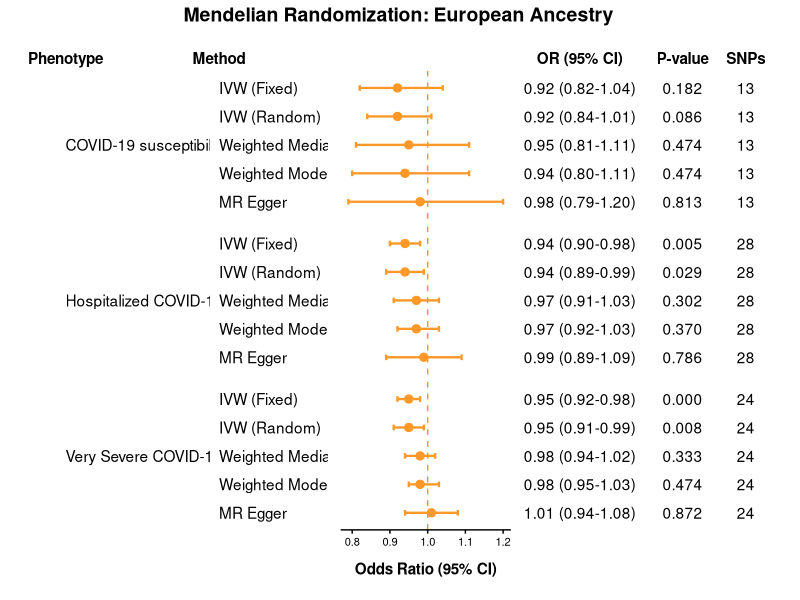

Reproduce this figure in R. (Note: this script raises an error after producing the figure.)
# Forest plot for the Figures

library(ggplot2)
library(dplyr)
library(patchwork)

# 1. Prepare European Data with Refined Names and Ordering
data_euro <- data.frame(
  Phenotype = factor(rep(c("COVID-19 susceptibility", "Hospitalized COVID-19", "Very Severe COVID-19"), each = 5),
                     levels = c("COVID-19 susceptibility", "Hospitalized COVID-19", "Very Severe COVID-19")),
  
  Method = factor(rep(c("MR Egger", "Weighted Median", "IVW (Fixed)", "IVW (Random)", "Weighted Mode"), 3),
                  levels = rev(c("IVW (Fixed)", "IVW (Random)", "Weighted Median", "Weighted Mode", "MR Egger"))),
  
  OR = c(
    # Infection
    0.98, 0.95, 0.92, 0.92, 0.94,
    # Hospitalized
    0.99, 0.97, 0.94, 0.94, 0.97,
    # Very Severe
    1.01, 0.98, 0.95, 0.95, 0.98
  ),
  
  CI_lower = c(
    # Infection
    0.79, 0.81, 0.82, 0.84, 0.80,
    # Hospitalized
    0.89, 0.91, 0.90, 0.89, 0.92,
    # Very Severe
    0.94, 0.94, 0.92, 0.91, 0.95
  ),
  
  CI_upper = c(
    # Infection
    1.20, 1.11, 1.04, 1.01, 1.11,
    # Hospitalized
    1.09, 1.03, 0.98, 0.99, 1.03,
    # Very Severe
    1.08, 1.02, 0.98, 0.99, 1.03
  ),
  
  p_val = c(
    # Infection
    0.813, 0.474, 0.182, 0.086, 0.474,
    # Hospitalized
    0.786, 0.302, 0.005, 0.029, 0.370,
    # Very Severe
    0.872, 0.333, 0.00047, 0.008, 0.474
  ),
  
  SNPs = c(rep(13, 5), rep(28, 5), rep(24, 5))
)

table_data <- data_euro %>%
  mutate(
    OR_CI = sprintf("%.2f (%.2f-%.2f)", OR, CI_lower, CI_upper),
    P = sprintf("%.3f", p_val)
  )

# Calculate midpoint for centered Phenotype labels
pheno_labels <- table_data %>%
  group_by(Phenotype) %>%
  summarize(MidPoint = levels(Method)[3]) 

shared_theme <- theme_minimal() +
  theme(
    text = element_text(color = "black", face = "plain"),
    axis.text = element_text(color = "black", face = "plain"),
    panel.grid = element_blank(),
    strip.text = element_blank(),
    plot.margin = margin(t = 10, r = 2, b = 10, l = 2)
  )

# 2. Column 1: Phenotype (Moved x to 0.25, Left Aligned)
p_pheno <- ggplot(table_data, aes(y = Method)) +
  geom_text(data = pheno_labels, aes(y = MidPoint, x = 0.25, label = Phenotype), hjust = 0) +
  facet_grid(Phenotype ~ ., scales = "free_y", space = "free_y") +
  scale_x_continuous(limits = c(0, 1), breaks = 0.25, labels = "Phenotype", position = "top") +
  labs(x = NULL, y = NULL) +
  shared_theme +
  theme(axis.text.x = element_text(face = "bold", size = 11), 
        axis.text.y = element_blank(),
        plot.margin = margin(t = 10, r = 0, b = 10, l = 0))

# 3. Column 2: Method (Left Aligned)
p_method <- ggplot(table_data, aes(y = Method)) +
  geom_text(aes(x = 0, label = as.character(Method)), hjust = 0) +
  facet_grid(Phenotype ~ ., scales = "free_y", space = "free_y") +
  scale_x_continuous(limits = c(0, 1), breaks = 0, labels = "Method", position = "top") +
  labs(x = NULL, y = NULL) +
  shared_theme +
  theme(axis.text.x = element_text(face = "bold", size = 11), 
        axis.text.y = element_blank(),
        plot.margin = margin(t = 10, r = 5, b = 10, l = 0))

# 4. Column 3: Forest Plot (Scale enabled with ticks)
p_forest <- ggplot(table_data, aes(x = OR, y = Method)) +
  geom_vline(xintercept = 1, linetype = "dashed", color = "#FE9929") +
  geom_errorbarh(aes(xmin = CI_lower, xmax = CI_upper, color = Phenotype), height = 0.2, linewidth = 0.8) +
  geom_point(aes(color = Phenotype), size = 2.5) +
  facet_grid(Phenotype ~ ., scales = "free_y", space = "free_y") +
  # scale_color_manual(values = c("COVID-19 Infection" = "#4DAF4A", 
  #                               "Hospitalized COVID-19" = "#377EB8", 
  #                               "Very Severe COVID-19" = "#E41A1C")) +
  scale_shape_manual(values = c(
    "COVID-19 susceptibility"     = 16,  # ● Filled circle
    "Hospitalized COVID-19" = 15,  # ■ Filled square
    "Very Severe COVID-19"  = 18   # ♦ Filled diamond
  ))+
  scale_color_manual(values = c("COVID-19 susceptibility" = "#FE9929", 
                                "Hospitalized COVID-19" = "#FE9929", 
                                "Very Severe COVID-19" = "#FE9929")) +
  
  
  scale_x_continuous(position = "bottom", breaks = seq(0.8, 1.2, by = 0.1)) + 
  labs(x = "Odds Ratio (95% CI)", y = NULL) +
  shared_theme +
  theme(
    axis.text.y = element_blank(),
    axis.text.x = element_text(size = 8),
    axis.ticks.x = element_line(color = "black"),
    axis.line.x = element_line(color = "black"),
    axis.title.x = element_text(face = "bold", size = 11, margin = margin(t = 10)),
    legend.position = "none"
  )

# 5. Column 4: Stats Table (Header size 11, increased spacing for OR-P)
p_table <- ggplot(table_data, aes(y = Method)) +
  geom_text(aes(x = 0, label = OR_CI), hjust = 0.5) +
  geom_text(aes(x = 1.3, label = P), hjust = 0.5) +
  geom_text(aes(x = 2.1, label = SNPs), hjust = 0.5) +
  facet_grid(Phenotype ~ ., scales = "free_y", space = "free_y") +
  scale_x_continuous(breaks = c(0, 1.3, 2.1), 
                     labels = c("OR (95% CI)", "P-value", "SNPs"), 
                     limits = c(-0.6, 2.5), position = "top") +
  labs(x = NULL, y = NULL) +
  shared_theme +
  theme(axis.text.y = element_blank(), 
        axis.text.x = element_text(face = "bold", size = 11))

# 6. Final Assembly
final_figure <- p_pheno + p_method + p_forest + p_table + 
  plot_layout(widths = c(1.4, 0.8, 1.2, 1.9)) +
  plot_annotation(
    title = "Mendelian Randomization: European Ancestry",
    theme = theme(plot.title = element_text(size = 14, face = "bold", hjust = 0.5))
  )

print(final_figure)


########################################################


library(ggplot2)
library(dplyr)
library(patchwork)

data_ea <- data.frame(
  Phenotype = factor(rep(c("COVID-19 susceptibility", "Hospitalized COVID-19", "Very Severe COVID-19"), each = 5),
                     levels = c("COVID-19 susceptibility", "Hospitalized COVID-19", "Very Severe COVID-19")),
  
  Method = factor(rep(c("MR Egger", "Weighted Median", "IVW Fixed Effects", "IVW Random Effects", "Weighted Mode"), 3),
                  levels = rev(c("IVW Fixed Effects", "IVW Random Effects", "Weighted Median", "Weighted Mode", "MR Egger"))),
  
  OR = c(
    # COVID-19 susceptibility
    0.85, 0.97, 0.96, 0.96, 1.02,
    # Hospitalized COVID-19
    1.09, 0.99, 0.99, 0.99, 1.02,
    # Very Severe COVID-19
    0.97, 0.99, 0.98, 0.98, 0.99
  ),
  
  CI_lower = c(
    # COVID-19 susceptibility
    0.70, 0.89, 0.91, 0.90, 0.89,
    # Hospitalized COVID-19
    0.97, 0.93, 0.94, 0.94, 0.91,
    # Very Severe COVID-19
    0.92, 0.95, 0.95, 0.96, 0.94
  ),
  
  CI_upper = c(
    # COVID-19 susceptibility
    1.06, 1.08, 1.04, 1.04, 1.18,
    # Hospitalized COVID-19
    1.22, 1.07, 1.04, 1.05, 1.15,
    # Very Severe COVID-19
    1.04, 1.03, 1.01, 1.00, 1.04
  ),
  
  p_val = c(
    # COVID-19 susceptibility
    0.21, 0.63, 0.35, 0.38, 0.77,
    # Hospitalized COVID-19
    0.18, 0.93, 0.71, 0.74, 0.69,
    # Very Severe COVID-19
    0.47, 0.54, 0.18, 0.06, 0.73
  ),
  
  SNPs = c(
    rep(7, 5),   # COVID-19 susceptibility
    rep(9, 5),   # Hospitalized COVID-19
    rep(9, 5)    # Very Severe COVID-19
  )
)
table_data <- data_sa %>%
  mutate(
    OR_CI = sprintf("%.2f (%.2f-%.2f)", OR, CI_lower, CI_upper),
    P = sprintf("%.3f", p_val)
  )

pheno_labels <- table_data %>%
  group_by(Phenotype) %>%
  summarize(MidPoint = levels(Method)[3]) 

shared_theme <- theme_minimal() +
  theme(
    text = element_text(color = "black", face = "plain"),
    axis.text = element_text(color = "black", face = "plain"),
    panel.grid = element_blank(),
    strip.text = element_blank(),
    plot.margin = margin(t = 10, r = 2, b = 10, l = 2)
  )

# 2. Column 1: Phenotype (Moved x to 0.25, Left Aligned)
p_pheno <- ggplot(table_data, aes(y = Method)) +
  geom_text(data = pheno_labels, aes(y = MidPoint, x = 0.25, label = Phenotype), hjust = 0) +
  facet_grid(Phenotype ~ ., scales = "free_y", space = "free_y") +
  scale_x_continuous(limits = c(0, 1), breaks = 0.25, labels = "Phenotype", position = "top") +
  labs(x = NULL, y = NULL) +
  shared_theme +
  theme(axis.text.x = element_text(face = "bold", size = 11), 
        axis.text.y = element_blank(),
        plot.margin = margin(t = 10, r = 0, b = 10, l = 0))

# 3. Column 2: Method (Left Aligned)
p_method <- ggplot(table_data, aes(y = Method)) +
  geom_text(aes(x = 0, label = as.character(Method)), hjust = 0) +
  facet_grid(Phenotype ~ ., scales = "free_y", space = "free_y") +
  scale_x_continuous(limits = c(0, 1), breaks = 0, labels = "Method", position = "top") +
  labs(x = NULL, y = NULL) +
  shared_theme +
  theme(axis.text.x = element_text(face = "bold", size = 11), 
        axis.text.y = element_blank(),
        plot.margin = margin(t = 10, r = 5, b = 10, l = 0))

# 4. Column 3: Forest Plot (Scale enabled)
p_forest <- ggplot(table_data, aes(x = OR, y = Method)) +
  geom_vline(xintercept = 1, linetype = "dashed", color = "grey50") +
  geom_errorbarh(aes(xmin = CI_lower, xmax = CI_upper, color = Phenotype), height = 0.2, linewidth = 0.8) +
  geom_point(aes(color = Phenotype), size = 2.5) +
  facet_grid(Phenotype ~ ., scales = "free_y", space = "free_y") +
  scale_color_manual(values = c("COVID-19 susceptibility" = 'darkblue', 
                                "Hospitalized COVID-19" = 'darkblue', 
                                "Very Severe COVID-19" = "darkblue")) +
  scale_x_continuous(position = "bottom", breaks = seq(0.5, 2.0, by = 0.5)) + 
  labs(x = "Odds Ratio (95% CI)", y = NULL) +
  shared_theme +
  theme(
    axis.text.y = element_blank(),
    axis.text.x = element_text(size = 8),
    axis.ticks.x = element_line(color = "black"),
    axis.line.x = element_line(color = "black"),
    axis.title.x = element_text(face = "bold", size = 11, margin = margin(t = 10)),
    legend.position = "none"
  )

# 5. Column 4: Stats Table (Header size 11)
p_table <- ggplot(table_data, aes(y = Method)) +
  geom_text(aes(x = 0, label = OR_CI), hjust = 0.5) +
  geom_text(aes(x = 1.3, label = P), hjust = 0.5) +
  geom_text(aes(x = 2.1, label = SNPs), hjust = 0.5) +
  facet_grid(Phenotype ~ ., scales = "free_y", space = "free_y") +
  scale_x_continuous(breaks = c(0, 1.3, 2.1), 
                     labels = c("OR (95% CI)", "P-value", "SNPs"), 
                     limits = c(-0.6, 2.5), position = "top") +
  labs(x = NULL, y = NULL) +
  shared_theme +
  theme(axis.text.y = element_blank(), 
        axis.text.x = element_text(face = "bold", size = 11))


# 6. Final Assembly
final_figure <- p_pheno + p_method + p_forest + p_table + 
  plot_layout(widths = c(1.3, 0.8, 1.2, 1.8)) +
  plot_annotation(
    title = "Mendelian Randomization: East Asian Ancestry",
    theme = theme(plot.title = element_text(size = 14, face = "bold", hjust = 0.5))
  )

print(final_figure)

####################################################

library(ggplot2)
library(dplyr)
library(patchwork)

data_sa <- data.frame(
  Phenotype = factor(rep(c("COVID-19 susceptibility", "Hospitalized COVID-19", "Very Severe COVID-19"), each = 5),
                     levels = c("COVID-19 susceptibility", "Hospitalized COVID-19", "Very Severe COVID-19")),
  
  Method = factor(rep(c("MR Egger", "Weighted Median", "IVW Fixed Effects", "IVW Random Effects", "Weighted Mode"), 3),
                  levels = rev(c("IVW Fixed Effects", "IVW Random Effects", "Weighted Median", "Weighted Mode", "MR Egger"))),
  
  OR = c(
    # COVID-19 susceptibility
    0.94, 0.93, 0.93, 0.93, 0.94,
    # Hospitalized COVID-19
    0.93, 0.92, 0.92, 0.92, 1.02,
    # Very Severe COVID-19
    1.12, 1.03, 1.02, 1.02, 1.04
  ),
  
  CI_lower = c(
    # COVID-19 susceptibility
    0.45, 0.62, 0.68, 0.75, 0.50,
    # Hospitalized COVID-19
    0.69, 0.79, 0.82, 0.85, 0.80,
    # Very Severe COVID-19
    0.91, 0.91, 0.94, 0.97, 0.88
  ),
  
  CI_upper = c(
    # COVID-19 susceptibility
    1.99, 1.39, 1.27, 1.15, 1.78,
    # Hospitalized COVID-19
    1.24, 1.06, 1.02, 0.99, 1.31,
    # Very Severe COVID-19
    1.38, 1.17, 1.12, 1.08, 1.22
  ),
  
  p_val = c(
    # COVID-19 susceptibility
    0.88, 0.72, 0.64, 0.50, 0.86,
    # Hospitalized COVID-19
    0.62, 0.26, 0.13, 0.02, 0.85,
    # Very Severe COVID-19
    0.29, 0.64, 0.59, 0.39, 0.66
  ),
  
  SNPs = c(
    rep(15, 5),  # COVID-19 susceptibility
    rep(18, 5),  # Hospitalized COVID-19
    rep(19, 5)   # Very Severe COVID-19
  )
)

table_data <- data_sa %>%
  mutate(
    OR_CI = sprintf("%.2f (%.2f-%.2f)", OR, CI_lower, CI_upper),
    P = sprintf("%.3f", p_val)
  )

pheno_labels <- table_data %>%
  group_by(Phenotype) %>%
  summarize(MidPoint = levels(Method)[3]) 

shared_theme <- theme_minimal() +
  theme(
    text = element_text(color = "black", face = "plain"),
    axis.text = element_text(color = "black", face = "plain"),
    panel.grid = element_blank(),
    strip.text = element_blank(),
    plot.margin = margin(t = 10, r = 2, b = 10, l = 2)
  )

# 2. Column 1: Phenotype (Moved x to 0.25, Left Aligned)
p_pheno <- ggplot(table_data, aes(y = Method)) +
  geom_text(data = pheno_labels, aes(y = MidPoint, x = 0.25, label = Phenotype), hjust = 0) +
  facet_grid(Phenotype ~ ., scales = "free_y", space = "free_y") +
  scale_x_continuous(limits = c(0, 1), breaks = 0.25, labels = "Phenotype", position = "top") +
  labs(x = NULL, y = NULL) +
  shared_theme +
  theme(axis.text.x = element_text(face = "bold", size = 11), 
        axis.text.y = element_blank(),
        plot.margin = margin(t = 10, r = 0, b = 10, l = 0))

# 3. Column 2: Method (Left Aligned)
p_method <- ggplot(table_data, aes(y = Method)) +
  geom_text(aes(x = 0, label = as.character(Method)), hjust = 0) +
  facet_grid(Phenotype ~ ., scales = "free_y", space = "free_y") +
  scale_x_continuous(limits = c(0, 1), breaks = 0, labels = "Method", position = "top") +
  labs(x = NULL, y = NULL) +
  shared_theme +
  theme(axis.text.x = element_text(face = "bold", size = 11), 
        axis.text.y = element_blank(),
        plot.margin = margin(t = 10, r = 5, b = 10, l = 0))

# 4. Column 3: Forest Plot (Scale enabled)
p_forest <- ggplot(table_data, aes(x = OR, y = Method)) +
  geom_vline(xintercept = 1, linetype = "dashed", color = "grey50") +
  geom_errorbarh(aes(xmin = CI_lower, xmax = CI_upper, color = Phenotype), height = 0.2, linewidth = 0.8) +
  geom_point(aes(color = Phenotype), size = 2.5) +
  facet_grid(Phenotype ~ ., scales = "free_y", space = "free_y") +
  scale_color_manual(values = c("COVID-19 susceptibility" = 'darkorchid1', 
                                "Hospitalized COVID-19" = 'darkorchid1', 
                                "Very Severe COVID-19" = "darkorchid1")) +
  scale_x_continuous(position = "bottom", breaks = seq(0.5, 2.0, by = 0.5)) + 
  labs(x = "Odds Ratio (95% CI)", y = NULL) +
  shared_theme +
  theme(
    axis.text.y = element_blank(),
    axis.text.x = element_text(size = 8),
    axis.ticks.x = element_line(color = "black"),
    axis.line.x = element_line(color = "black"),
    axis.title.x = element_text(face = "bold", size = 11, margin = margin(t = 10)),
    legend.position = "none"
  )

# 5. Column 4: Stats Table (Header size 11)
p_table <- ggplot(table_data, aes(y = Method)) +
  geom_text(aes(x = 0, label = OR_CI), hjust = 0.5) +
  geom_text(aes(x = 1.3, label = P), hjust = 0.5) +
  geom_text(aes(x = 2.1, label = SNPs), hjust = 0.5) +
  facet_grid(Phenotype ~ ., scales = "free_y", space = "free_y") +
  scale_x_continuous(breaks = c(0, 1.3, 2.1), 
                     labels = c("OR (95% CI)", "P-value", "SNPs"), 
                     limits = c(-0.6, 2.5), position = "top") +
  labs(x = NULL, y = NULL) +
  shared_theme +
  theme(axis.text.y = element_blank(), 
        axis.text.x = element_text(face = "bold", size = 11))

# 6. Final Assembly
final_figure <- p_pheno + p_method + p_forest + p_table + 
  plot_layout(widths = c(1.4, 0.8, 1.2, 1.9)) +
  plot_annotation(
    title = "Mendelian Randomization: South Asian Ancestry",
    theme = theme(plot.title = element_text(size = 14, face = "bold", hjust = 0.5))
  )

print(final_figure)

##############################################

library(ggplot2)
library(dplyr)
library(patchwork)

# 1. Prepare African Data with Refined Names and Ordering
data_af <- data.frame(
  Phenotype = factor(rep(c("COVID-19 susceptibility", "Hospitalized COVID-19", "Very Severe COVID-19"), each = 5),
                     levels = c("COVID-19 susceptibility", "Hospitalized COVID-19", "Very Severe COVID-19")),
  
  Method = factor(rep(c("MR Egger", "Weighted Median", "IVW Fixed Effects", "IVW Random Effects", "Weighted Mode"), 3),
                  levels = rev(c("IVW Fixed Effects", "IVW Random Effects", "Weighted Median", "Weighted Mode", "MR Egger"))),
  
  OR = c(
    # COVID-19 susceptibility
    0.51, 0.86, 1.09, 1.09, 0.48,
    # Hospitalized COVID-19
    1.28, 0.78, 0.84, 0.84, 0.76,
    # Very Severe COVID-19
    1.30, 0.86, 1.01, 1.01, 0.82
  ),
  
  CI_lower = c(
    # COVID-19 susceptibility
    0.22, 0.44, 0.71, 0.65, 0.10,
    # Hospitalized COVID-19
    0.79, 0.55, 0.66, 0.66, 0.38,
    # Very Severe COVID-19
    0.79, 0.65, 0.83, 0.81, 0.49
  ),
  
  CI_upper = c(
    # COVID-19 susceptibility
    1.18, 1.67, 1.66, 1.81, 2.24,
    # Hospitalized COVID-19
    2.08, 1.10, 1.07, 1.06, 1.49,
    # Very Severe COVID-19
    2.16, 1.13, 1.22, 1.26, 1.36
  ),
  
  p_val = c(
    # COVID-19 susceptibility
    0.13, 0.65, 0.70, 0.75, 0.36,
    # Hospitalized COVID-19
    0.33, 0.16, 0.15, 0.15, 0.43,
    # Very Severe COVID-19
    0.33, 0.28, 0.93, 0.94, 0.46
  ),
  
  SNPs = c(
    rep(27, 5),  # COVID-19 susceptibility
    rep(27, 5),  # Hospitalized COVID-19
    rep(10, 5)   # Very Severe COVID-19
  )
)
table_data <- data_af %>%
  mutate(
    OR_CI = sprintf("%.2f (%.2f-%.2f)", OR, CI_lower, CI_upper),
    P = sprintf("%.3f", p_val)
  )

# Calculate middle position for centered Phenotype labels
pheno_labels <- table_data %>%
  group_by(Phenotype) %>%
  summarize(MidPoint = levels(Method)[3]) 

shared_theme <- theme_minimal() +
  theme(
    text = element_text(color = "black", face = "plain"),
    axis.text = element_text(color = "black", face = "plain"),
    panel.grid = element_blank(),
    strip.text = element_blank(),
    plot.margin = margin(t = 10, r = 2, b = 10, l = 2)
  )

# 2. Column 1: Phenotype (Moved x to 0.25, Left Aligned)
p_pheno <- ggplot(table_data, aes(y = Method)) +
  geom_text(data = pheno_labels, aes(y = MidPoint, x = 0.25, label = Phenotype), hjust = 0) +
  facet_grid(Phenotype ~ ., scales = "free_y", space = "free_y") +
  scale_x_continuous(limits = c(0, 1), breaks = 0.25, labels = "Phenotype", position = "top") +
  labs(x = NULL, y = NULL) +
  shared_theme +
  theme(axis.text.x = element_text(face = "bold", size = 11), 
        axis.text.y = element_blank(),
        plot.margin = margin(t = 10, r = 0, b = 10, l = 0))

# 3. Column 2: Method (Left Aligned)
p_method <- ggplot(table_data, aes(y = Method)) +
  geom_text(aes(x = 0, label = as.character(Method)), hjust = 0) +
  facet_grid(Phenotype ~ ., scales = "free_y", space = "free_y") +
  scale_x_continuous(limits = c(0, 1), breaks = 0, labels = "Method", position = "top") +
  labs(x = NULL, y = NULL) +
  shared_theme +
  theme(axis.text.x = element_text(face = "bold", size = 11), 
        axis.text.y = element_blank(),
        plot.margin = margin(t = 10, r = 5, b = 10, l = 0))

# 4. Column 3: Forest Plot (Scale enabled with ticks)
p_forest <- ggplot(table_data, aes(x = OR, y = Method)) +
  geom_vline(xintercept = 1, linetype = "dashed", color = "grey50") +
  geom_errorbarh(aes(xmin = CI_lower, xmax = CI_upper, color = Phenotype), height = 0.2, linewidth = 0.8) +
  geom_point(aes(color = Phenotype), size = 2.5) +
  facet_grid(Phenotype ~ ., scales = "free_y", space = "free_y") +
  scale_color_manual(values = c("COVID-19 susceptibility" = "#4DAF4A", 
                                "Hospitalized COVID-19" = "#4DAF4A", 
                                "Very Severe COVID-19" = "#4DAF4A")) +
  scale_x_continuous(position = "bottom", breaks = seq(0.5, 2.5, by = 0.5)) + 
  labs(x = "Odds Ratio (95% CI)", y = NULL) +
  shared_theme +
  theme(
    axis.text.y = element_blank(),
    axis.text.x = element_text(size = 8),
    axis.ticks.x = element_line(color = "black"),
    axis.line.x = element_line(color = "black"),
    axis.title.x = element_text(face = "bold", size = 11, margin = margin(t = 10)),
    legend.position = "none"
  )

# 5. Column 4: Stats Table (Header size 11)
p_table <- ggplot(table_data, aes(y = Method)) +
  geom_text(aes(x = 0, label = OR_CI), hjust = 0.5) +
  geom_text(aes(x = 1.3, label = P), hjust = 0.5) +
  geom_text(aes(x = 2.1, label = SNPs), hjust = 0.5) +
  facet_grid(Phenotype ~ ., scales = "free_y", space = "free_y") +
  scale_x_continuous(breaks = c(0, 1.3, 2.1), 
                     labels = c("OR (95% CI)", "P-value", "SNPs"), 
                     limits = c(-0.6, 2.5), position = "top") +
  labs(x = NULL, y = NULL) +
  shared_theme +
  theme(axis.text.y = element_blank(), 
        axis.text.x = element_text(face = "bold", size = 11))

# 6. Final Assembly
final_figure <- p_pheno + p_method + p_forest + p_table + 
  plot_layout(widths = c(1.4, 0.8, 1.2, 1.9)) +
  plot_annotation(
    title = "Mendelian Randomization: African Ancestry",
    theme = theme(plot.title = element_text(size = 14, face = "bold", hjust = 0.5))
  )

print(final_figure)
